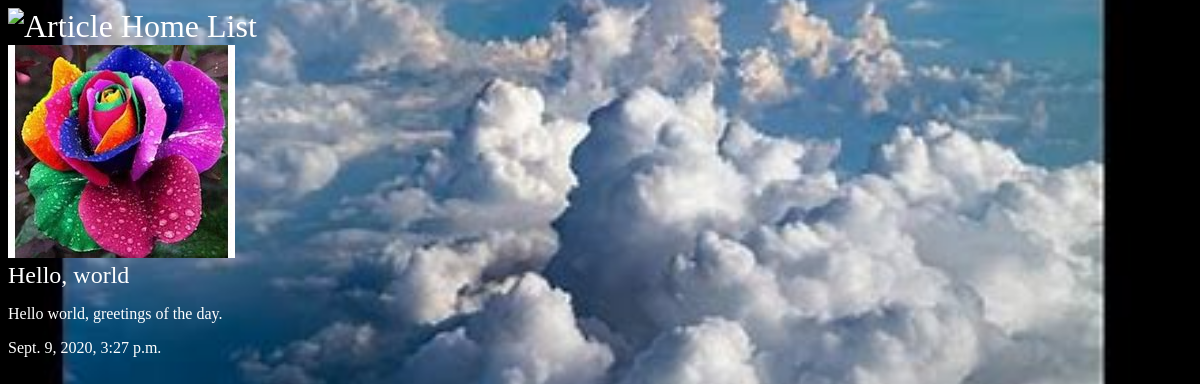
Screenshot of /articles/Hello-world/ with the database file from the repository.
### articles/models.py (models this page shows, shortened)
class Article(models.Model):
    title = models.CharField(max_length=100)
    slug = models.SlugField()
    body = models.TextField()
    date = models.DateTimeField(auto_now=True)
    thumbnail = models.ImageField(default='default.png',blank = True)

### articles/views.py (the view)
# urls.py: url(r'^(?P<slug>[\w-]+)/$',views.article_detail, name='detail'),
def article_detail(request,slug):
    article_for_detail = Article.objects.get(slug = slug)
    return render(request,'articles/article_detail.html',{'article_details': article_for_detail})

### articles/templates/articles/article_detail.html
{% extends 'base_layout.html' %}
{% block content %}
<div class="article-detail">
    <div class="article_details">
        <img src="{{article_details.thumbnail.url}}" />
        <h2>{{ article_details.title }}</h2>
        <p>{{ article_details.body }}</p>
        <p>{{ article_details.date }}</p>
    </div>
</div>
{% endblock %}

### assets/style.css (style rules this page uses)
body { background-color: #0f121f; background-image: url(/static/sky.png); background-position: center; background-repeat: no-repeat; background-size: cover; color: #fff; }
body * { font-family: Ubuntu; }
h1, h2, h3, h4, h5 { font-weight: normal; margin: 0; }

### rows the page displays
Article: thumbnail (picture), title "Hello, world", body "Hello world, greetings of the day.", date "Sept. 9, 2020, 3:27 p.m."
